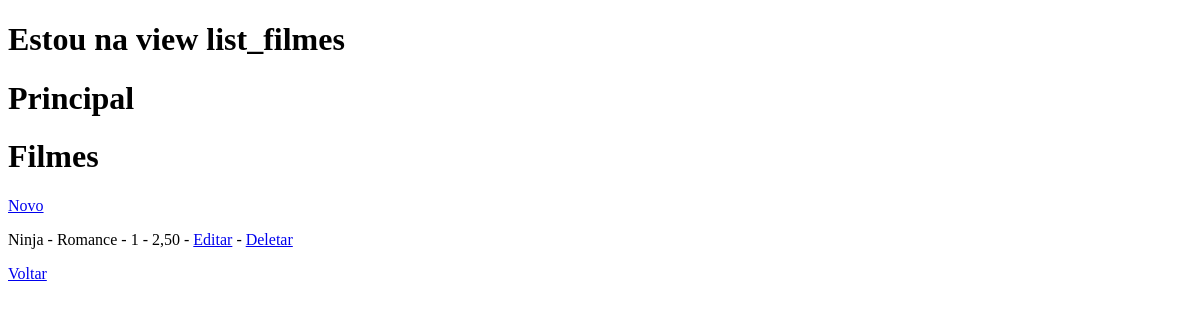
Page /filmes/ on the earlier database version.
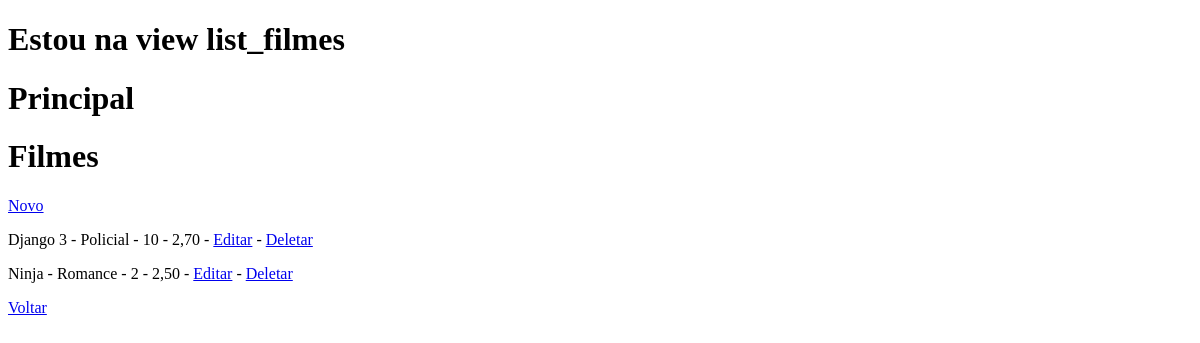
Same page on the later database version.
### filme/models.py (models this page shows, shortened)
class Filmes(models.Model):
    filme = models.CharField('Nome', max_length=100)
    genero = models.ForeignKey(Generos, on_delete=models.PROTECT)
    quantidade = models.IntegerField('Quantidade', default=0)
    preco = models.DecimalField('Preço', decimal_places=2, max_digits=8)
    class Meta:
        verbose_name = 'Filme'
        verbose_name_plural = 'Filmes'
        ordering = ['filme']

class Generos(models.Model):
    genero = models.CharField('Genero', max_length=100)
    def __str__(self) -> str:
        return self.genero

### filme/views.py (the view)
# urls.py: path('filmes/', list_filmes, name='filmes_list'),
def list_filmes(request):
    filmes = Filmes.objects.all()
    template_name = 'list_filmes.html'
    context = {
        'filmes': filmes,
        'nome': 'Estou na view list_filmes'
    }
    return render(request, template_name, context)

### filme/templates/list_filmes.html
{% extends 'index.html' %}
{% block content %}
    <h1>Filmes</h1>
    <a href="{% url 'new_filme' %}">Novo</a>
    {% for filme in filmes %}
        <p>{{ filme.filme }} - {{ filme.genero }} - {{ filme.quantidade }} - {{ filme.preco }} - <a href="{% url 'update_filme' filme.id %}">Editar</a> - <a href="{% url 'delete_filme' filme.id %}">Deletar</a></p>
    {% endfor %}
    <a href="{% url 'index' %}">Voltar</a>
{% endblock %}

### core/templates/index.html (shortened to what this page needs)
<!DOCTYPE html>
<html lang="en">
<head>
</head>
<body>
    <h1>{{ nome }}</h1>
    <h1>Principal</h1>
{% block content %}{% endblock %}
</body>
</html>

Differences in the rows shown:
added Filmes: filme "Django 3", genero "Policial", quantidade "10", preco "2,70"
changed Filmes "Ninja": quantidade "1" → "2"
